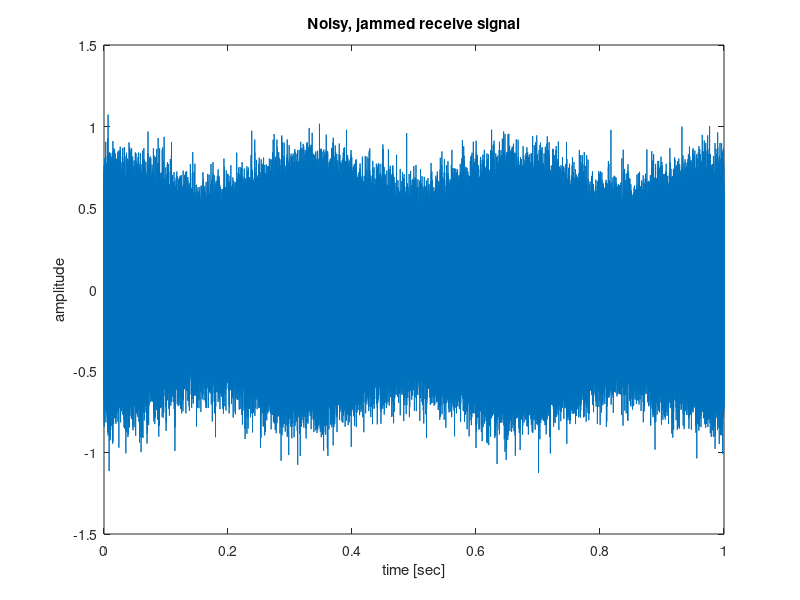
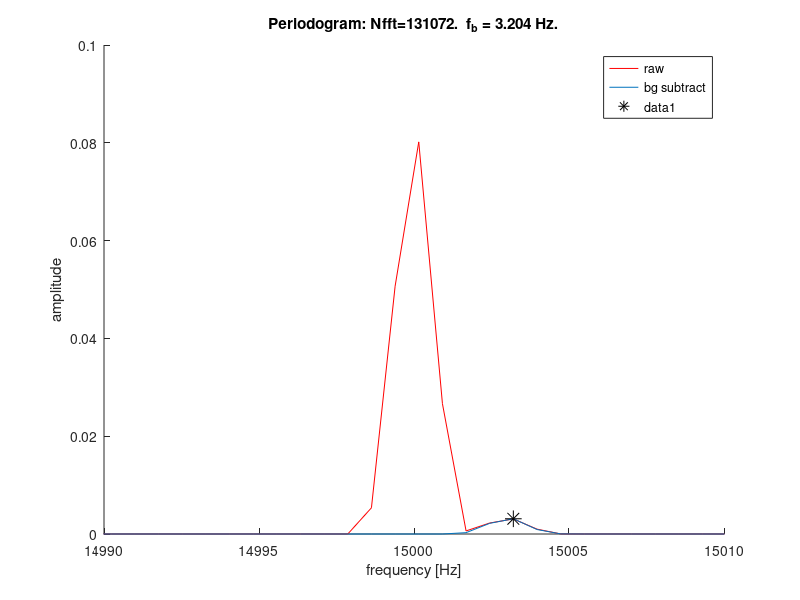

The MATLAB source for these figures, in order:
function CWdoppler()
% Simulate Doppler spectrum
try % for GNU Octave
  pkg load signal
end

% recall DFT is samples of continuous DTFT
zeropadfactor = 1; %arbitrary, expensive way to increase DFT resolution. 
% eventually you'll run out of RAM if you want arbitrarily high precision

fb0 = 3; % Hz  arbitrary "true" Doppler frequency saught.
t1 = 1; % final time, t0=0 seconds
An = 0.1; % standard deviation of AWGN

ft = 15e3; %[Hz]
At = 0.5;

fb = ft + fb0; %[Hz]
Ab = 0.1;

fs = 100e3; %[Hz]
t = 0:1/fs:t1-1/fs;

xt = At*sin(2*pi*ft*t);
xbg = xt + An*randn(size(xt)); % we receive the transmitter with noise
%% simulated target beat signal (noise free)
xb = Ab*sin(2*pi*fb*t);
%% compute noisy, jammed observatoin
y = xb + xbg + An*randn(size(xbg)); % each time you receive, we assume i.i.d. AWGN
%% Time
figure(1); clf(1)
plot(t,y)
xlabel('time [sec]')
ylabel('amplitude')
title('Noisy, jammed receive signal')
%% background subtract
ysub = y-xbg;

%% spectrogram
dt = 0.45; %seconds between time steps to plot (arbitrary)
dtw = 2*dt; % seconds to window
tstep = ceil(dt*fs);
wind = ceil(dtw*fs);
Nfft = 2^nextpow2(zeropadfactor*wind); 

if 0
figure(2);clf(2)
specgram(ysub,Nfft,fs,wind,wind-tstep);
colorbar
ylim([14990,15010])
end
%% periodogram
figure(3), clf(3), hold('on')

[Sraw,f] = pwelch(y,wind,0.5,Nfft,fs);
plot(f,Sraw,'r')

[Ssub,f] = pwelch(ysub,wind,0.5,Nfft,fs);
plot(f,Ssub)

xlim([14990,15010])
xlabel('frequency [Hz]')
ylabel('amplitude')
legend('raw','bg subtract')

%set(axsub,'ylim',get(axraw,'ylim'))
%% find target beat frequency
[pks,loc] = findpeaks(Ssub,...
            'minpeakdistance',5,... % minpeak distance speeds up computation
            'minpeakheight',0.01*max(Ssub)); 
plot(f(loc),pks,'k*','markersize',12)

title(['Periodogram: Nfft=',int2str(Nfft),'.  f_b = ',num2str(f(loc(1))-ft,'%.3f'),' Hz.'])

end